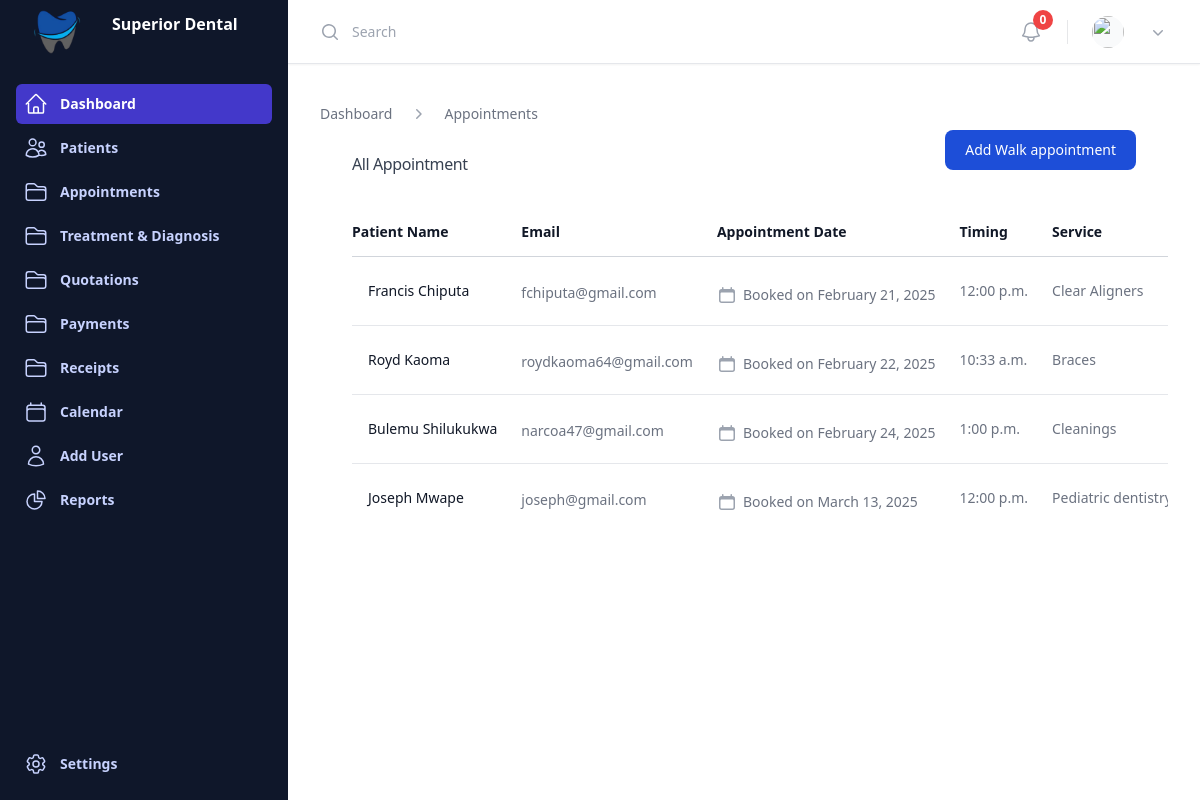
The app's page /scheduled_appointment (signed in), older data.
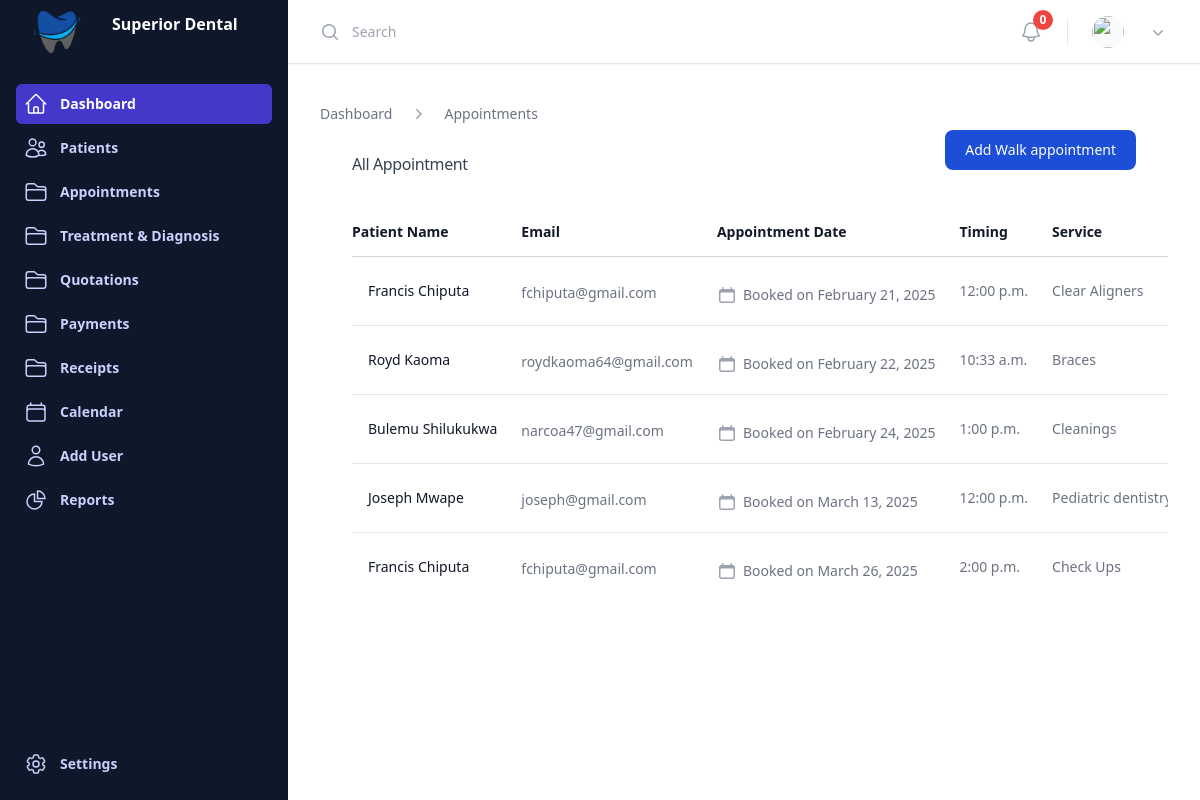
The same page, newer data.
### appointment/models.py (models this page shows, shortened)
class Appointment(models.Model):
    patient = models.ForeignKey(Patient, on_delete=models.CASCADE)
    dentist = models.ForeignKey(Dentist, on_delete=models.CASCADE, blank=True, null=True)  # Correctly reference the Dentist model
    date_time = models.DateTimeField()
    status_choices = [('Pending', 'Pending'), ('Scheduled', 'Scheduled'), ('Completed', 'Completed'), ('Cancelled', 'Cancelled')]
    status = models.CharField(max_length=20, choices=status_choices, default='Pending')
    notes = models.TextField(blank=True, null=True)
    service = models.ForeignKey('Service', on_delete=models.CASCADE)
    phone = models.CharField(max_length=15, blank=True, null=True)
    is_patient_new = models.BooleanField(default=False)

class Service(models.Model):
    name = models.CharField(max_length=100)  # Required field
    description = models.TextField(blank=True, null=True)
    price = models.DecimalField(max_digits=10, decimal_places=2, null=True)  # Required field
    duration = models.DurationField(blank=True, null=True)
    def __str__(self):
        return self.name

### patient/models.py (models this page shows)
class Patient(models.Model):
    first_name = models.CharField(max_length=50)
    last_name = models.CharField(max_length=50)
    date_of_birth = models.DateField(blank=True, null=True)
    gender_choices = [('M', 'Male'), ('F', 'Female')]
    gender = models.CharField(max_length=1, choices=gender_choices, blank=True, null=True)
    nrc = models.CharField(max_length=55,blank=True, null=True)
    phone = models.CharField(max_length=15)
    email = models.EmailField(unique=True)
    address = models.TextField(blank=True, null=True)
    medical_history = models.TextField(blank=True, null=True)
    is_patient = models.BooleanField(default=False)
    def __str__(self):
        return f"{self.first_name} {self.last_name}"

### templates/views.py (the view)
# urls.py: path('scheduled_appointment', views.scheduled_appointment_view, name='scheduled_appointment'),
@login_required
def scheduled_appointment_view(request):
    appointments = Appointment.objects.all()
    services = Service.objects.all()
    services = Service.objects.all()
    return render(request, 'schuled_appointment.html', {'appointments':appointments, 'services':services})

### templates/schuled_appointment.html (shortened to what the changed rows need)
{% extends 'base.html'%}
{% block content %}
  <div class="px-4 sm:px-6 lg:px-8">
    <div class="mt-8 flow-root">
      <div class="-mx-4 -my-2 overflow-x-auto sm:-mx-6 lg:-mx-8">
        <div class="inline-block min-w-full py-2 align-middle sm:px-6 lg:px-8">
          <table class="min-w-full divide-y divide-gray-300">
            <thead>
              <tr>
                <th scope="col" class="py-3.5 pl-4 pr-3 text-left text-sm font-semibold text-gray-900 sm:pl-0">Patient Name</th>
                <th scope="col" class="px-3 py-3.5 text-left text-sm font-semibold text-gray-900">Email</th>
                <th scope="col" class="px-3 py-3.5 text-left text-sm font-semibold text-gray-900">Appointment Date</th>
                <th scope="col" class="px-3 py-3.5 text-left text-sm font-semibold text-gray-900">Timing</th>
                <th scope="col" class="px-3 py-3.5 text-left text-sm font-semibold text-gray-900">Service</th>
              </tr>
            </thead>
            <tbody class="divide-y divide-gray-200 bg-white">
              {% for appointment in appointments %}
              <tr>
                <td class="whitespace-nowrap py-5 pl-4 pr-3 text-sm sm:pl-0">
                  <div class="flex items-center">
                    <div class="ml-4">
                      <div class="font-medium text-gray-900">{{appointment.patient}}</div>
                    </div>
                  </div>
                </td>
                <td class="whitespace-nowrap px-3 py-5 text-sm text-gray-500">
                    <div class="mt-1 text-gray-500"> {{ appointment.patient.email }} </div>
                </td>
                <td class="whitespace-nowrap px-3 py-5 text-sm text-gray-500">
                    <div class="mt-2 flex items-center text-sm text-gray-500">
                        Booked on {{ appointment.date_time|date:"F j, Y"}}
                      </div>
                      <td class="whitespace-nowrap px-3 py-5 text-sm text-gray-500">
                          <p class="text-sm text-gray-500">
                              <a href="#" class="hover:underline"> {{ appointment.date_time|date:"g:i a" }}</a>
                            </p>
                      </td>
                      <td class="whitespace-nowrap px-3 py-5 text-sm text-gray-500">
                        <p class="text-sm text-gray-500">
                           {{ appointment.service }}
                          </p>
                    </td>
                </td>
              </tr>
              {% endfor %}
            </tbody>
          </table>
        </div>
      </div>
    </div>
  </div>
{% endblock %}

Row changes from the older to the newer data that the page shows:
added Appointment: patient "Francis Chiputa", patient.email "fchiputa@gmail.com", date_time "March 26, 2025", date_time "2:00 p.m.", service "Check Ups"
